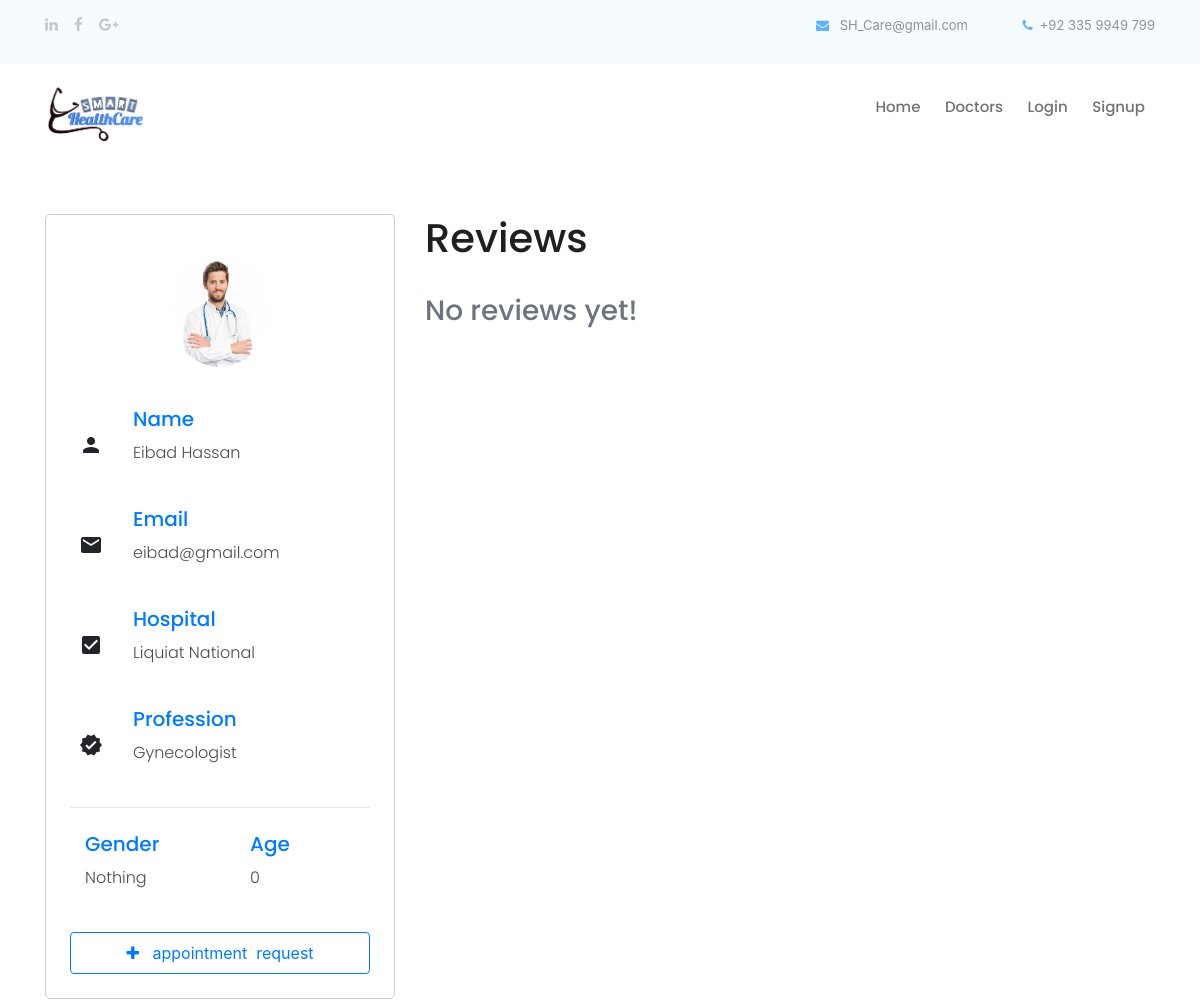
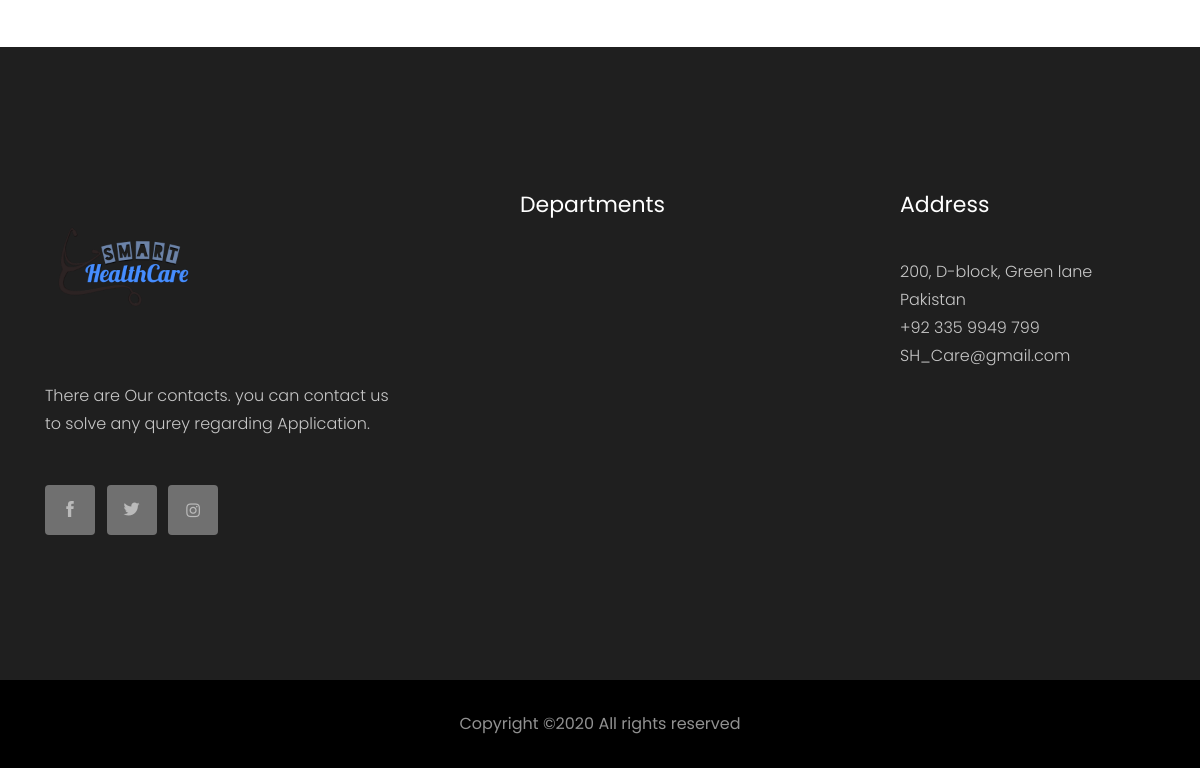
Screenshot of /doctor/1 with the database file from the repository (2 pictures, top to bottom).
### application/models.py (models this page shows, shortened)
class doctors(models.Model):
    first_name = models.CharField(max_length=75)
    last_name = models.CharField(max_length=75)
    image = models.ImageField(upload_to='doctors_pic')
    email = models.CharField(max_length=75)
    city = models.CharField(max_length=75)
    password = models.CharField(max_length=32)
    gender = models.CharField(max_length=15, choices=(('Male', 'Male'), ('Female', 'Female'), ('Other', 'Other')), default="Nothing")
    age = models.IntegerField(default=0)
    temp_list = []
    all_depts = department.objects.all()
    for i in all_depts:
        temp_val = [i.related_profession_name, i.related_profession_name]
        temp_list.append(tuple(temp_val))
        print(temp_val)
    PROFESSION_CHOICES = tuple(temp_list)
    profession = models.CharField(choices = PROFESSION_CHOICES, max_length=75)
    hospital = models.CharField(max_length=75)

### application/views.py (the view, shortened to what this page needs)
# urls.py: path('doctor/<id>', views.per_doct, name="doctor"),
def per_doct(request, id):
    doct_id = id
    context = {}
    this_doct = doctors.objects.get(id=doct_id)
    context['doctor'] = this_doct    # a selected doctor's attributes values are saving in context doctor 'key'
    all_reviews = doctor_review.objects.filter(doctor=this_doct)
    context['reviews'] = all_reviews    # from model 'doctor_reviews' of selected doctor's reviews are saving in context..
    context['review_view'] = True
    if request.user.is_authenticated:
        context['is_patient'] = isPatient(request.user.username)
    return render(request, "profile.html", context)

### templates/profile.html (shortened to what this page needs)
{% load static %}
{% include 'inc/head.inc.html' %}
<link rel="stylesheet" href="https://maxcdn.bootstrapcdn.com/bootstrap/4.5.0/css/bootstrap.min.css">
<body>
    {% include 'inc/header.inc.html' %}
    <div class="container">
        <div class="row my-5">
            {% if review_view %}
            <div class="col-xl-4 col-lg-4 col-md-12 col-sm-12">
                <div class="profile p-4">
                    <img src="media/{{doctor.image}}" style="width: 100px;" class="pic-profile rounded-circle my-3" alt="">
                    <div class="row my-4" style="text-align: left;">
                        <div class="col-1 px-4 d-flex justify-content-right align-items-center">
                            <i class="material-icons info-icon">person</i>
                        </div>
                        <div class="col-10" style="padding-left: 30px;">
                            <h5 class="text-primary text-b">Name</h5>
                            <p class="info-sub-head">{{doctor.first_name}} {{doctor.last_name}}</p>
                        </div>
                    </div>
                    <div class="row my-4" style="text-align: left;">
                        <div class="col-1 px-4 d-flex justify-content-right align-items-center">
                            <i class="material-icons info-icon">mail</i>
                        </div>
                        <div class="col-10" style="padding-left: 30px;">
                            <h5 class="text-primary text-b">Email</h5>
                            <p class="info-sub-head">{{doctor.email}}</p>
                        </div>
                    </div>
                    <div class="row my-4" style="text-align: left;">
                        <div class="col-1 px-4 d-flex justify-content-right align-items-center">
                            <i class="material-icons info-icon">check_box</i>
                        </div>
                        <div class="col-10" style="padding-left: 30px;">
                            <h5 class="text-primary text-b">Hospital</h5>
                            <p class="info-sub-head">{{doctor.hospital}}</p>
                        </div>
                    </div>
                    <div class="row my-4" style="text-align: left;">
                        <div class="col-1 px-4 d-flex justify-content-right align-items-center">
                            <i class="material-icons info-icon">verified</i>
                        </div>
                        <div class="col-10" style="padding-left: 30px;">
                            <h5 class="text-primary text-b">Profession</h5>
                            <p class="info-sub-head">{{doctor.profession}}</p>
                        </div>
                    </div>
                    <hr>
                    <div class="row my-4" style="text-align: left;">
                        <div class="col-sm-6" style="padding-left: 30px;">
                            <h5 class="text-primary text-b">Gender</h5>
                            <p class="info-sub-head">{{doctor.gender}}</p>
                        </div>
                        <div class="col-sm-6" style="padding-left: 30px;">
                            <h5 class="text-primary text-b">Age</h5>
                            <p class="info-sub-head">{{doctor.age}}</p>
                        </div>
                    </div>
                    {% if user.is_authenticated %}
                            {% if doctor.id in requested_doctors %}
                                <div>
                                    <button type="button" id="btn_{{doctor.id}}" class="btn btn-secondary btn-block py-2" onclick=""><i id="icon_{{doctor.id}}" class="fa fa-check"></i> &nbsp; <span id="span_{{doctor.id}}">Request sent</span></button>
                                </div>
                            {% else %}
                                <div>
                                    <button type="button" id="btn_{{doctor.id}}" class="btn btn-outline-primary btn-block py-2" onclick="send_appointment_request('{{doctor.id}}')"><i id="icon_{{doctor.id}}" class="fa fa-plus"></i> &nbsp; <span id="span_{{doctor.id}}">appointment &nbsp;request</span></button>
                                </div>
                            {% endif %}
                    {% else %}
                        <div>
                            <a href="login">
                                <button type="button" name="" id="" class="btn btn-outline-primary btn-block py-2"><i class="fa fa-plus"></i> &nbsp; appointment &nbsp;request</button>
                            </a>
                        </div>
                    {% endif %}
                 </div>
            </div>
            <div class="col-xl-8 col-lg-8 col-md-12 col-sm-12">
                    <div>
                        <h1>Reviews
                        </h1>
                        <br>
                        {% if reviews %}
                            {% for review in reviews %}
                            <div class="profile p-3 mb-3">
                                <div class="row text-left">
                                    <div class="col-sm-12 d-flex">
                                    <img src="{% static 'img/profile_icon.png' %}" alt="" style="width: 55px; height: 55px; border-radius: 100%;">
                                    <div class="mx-3">
                                        <h4>{{review.author.first_name}} {{review.author.last_name}}<span class="ratingNumber" style="opacity: 0;">{{review.review_star}}</span></h4>
                                        <div style="display: inline;" class="ratingParent" >
                                        <i class="material-icons text-lightgrey" style="margin-right: -7px;">star</i>
                                        <i class="material-icons text-lightgrey" style="margin-right: -7px;">star</i>
                                        <i class="material-icons text-lightgrey" style="margin-right: -7px;">star</i>
                                        <i class="material-icons text-lightgrey" style="margin-right: -7px;">star</i>
                                        <i class="material-icons text-lightgrey" style="margin-right: -7px;">star</i>
                                        </div>
                                    </div>
                                    </div>
                                    <div class="col-sm-12 pt-2">
                                        {{review.review_msg}}
                                        <p class="text-primary p-0 m-0 pt-2" style="font-size: 15px;">{{review.date}}</p>
                                    </div>
                                </div>
                            </div>
                            {% endfor %}
                            <script>
                                $(document).ready(function(){
                                    let all_stars_number = $(".ratingNumber");
                                    let parent_ratings = $(".ratingParent");
                                    for(let i=0; i < all_stars_number.length; i++){
                                        let rating_number = parseInt(all_stars_number[i].innerText);
                                        console.log(rating_number)
                                        let current_parent = parent_ratings[i];
                                        let all_children = current_parent.children
                                        for (let j = 0; j < rating_number; j++) {
                                        const single_star = all_children[j];
                                        single_star.classList.remove("text-lightgrey");
                                        single_star.classList.add("text-warning");
                                        }
                                    // console.log(current_parent);
                                    // for(let i=0; i<parseInt(myID); i++){
                                    //     all_stars[i].classList.add("checked");
                                    // }
                                    }
                                });
                            </script>
                        {% else %}
                        <h3 class="text-secondary">No reviews yet!</h3>
                        {% endif %}
                    </div>
            </div>
            {% endif %}
        </div>
    </div>
    {% include 'inc/footer.inc.html' %}
{% include 'inc/bottom.inc.html' %}

### rows the page displays
doctors: image (picture), first_name "Eibad", last_name "Hassan", email "eibad@gmail.com", hospital "Liquiat National", profession "Gynecologist", gender "Nothing", age "0"
